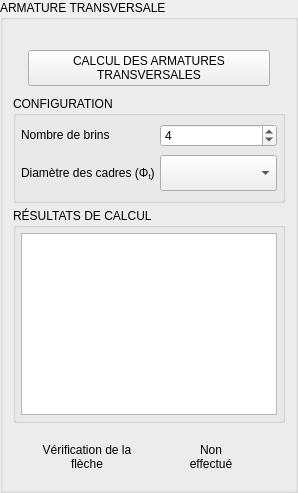
     <widget class="QGroupBox" name="groupBox_3">
      <property name="title">
       <string>ARMATURE TRANSVERSALE</string>
      </property>
      <property name="class" stdset="0">
       <string>Section</string>
      </property>
      <layout class="QVBoxLayout" name="verticalLayout_3" stretch="0,1,2,0">
       <property name="spacing">
        <number>5</number>
       </property>
       <property name="leftMargin">
        <number>10</number>
       </property>
       <property name="topMargin">
        <number>15</number>
       </property>
       <property name="rightMargin">
        <number>10</number>
       </property>
       <property name="bottomMargin">
        <number>10</number>
       </property>
       <item>
        <widget class="QWidget" name="widget_6" native="true">
         <layout class="QGridLayout" name="gridLayout_7">
          <property name="leftMargin">
           <number>15</number>
          </property>
          <property name="topMargin">
           <number>15</number>
          </property>
          <property name="rightMargin">
           <number>15</number>
          </property>
          <property name="bottomMargin">
           <number>5</number>
          </property>
          <property name="horizontalSpacing">
           <number>10</number>
          </property>
          <property name="verticalSpacing">
           <number>5</number>
          </property>
          <item row="0" column="0">
           <widget class="QPushButton" name="b_armTrans">
            <property name="text">
             <string>CALCUL DES ARMATURES
TRANSVERSALES</string>
            </property>
           </widget>
          </item>
         </layout>
        </widget>
       </item>
       <item>
        <widget class="QGroupBox" name="groupBox_9">
         <property name="title">
          <string>CONFIGURATION</string>
         </property>
         <layout class="QGridLayout" name="gridLayout_5">
          <property name="leftMargin">
           <number>5</number>
          </property>
          <property name="topMargin">
           <number>5</number>
          </property>
          <property name="rightMargin">
           <number>5</number>
          </property>
          <property name="bottomMargin">
           <number>5</number>
          </property>
          <property name="spacing">
           <number>5</number>
          </property>
          <item row="1" column="0">
           <widget class="QLabel" name="lbl_phi_t">
            <property name="text">
             <string>&lt;html&gt;&lt;head/&gt;&lt;body&gt;&lt;p&gt;Nombre de brins&lt;/p&gt;&lt;/body&gt;&lt;/html&gt;</string>
            </property>
            <property name="textFormat">
             <enum>Qt::TextFormat::RichText</enum>
            </property>
            <property name="alignment">
             <set>Qt::AlignmentFlag::AlignLeading|Qt::AlignmentFlag::AlignLeft|Qt::AlignmentFlag::AlignVCenter</set>
            </property>
           </widget>
          </item>
          <item row="2" column="0">
           <widget class="QLabel" name="lbl_phi_t_2">
            <property name="text">
             <string>&lt;html&gt;&lt;head/&gt;&lt;body&gt;&lt;p&gt;Diamètre des cadres (Φ&lt;span style=&quot; vertical-align:sub;&quot;&gt;t&lt;/span&gt;)&lt;/p&gt;&lt;/body&gt;&lt;/html&gt;</string>
            </property>
            <property name="textFormat">
             <enum>Qt::TextFormat::RichText</enum>
            </property>
            <property name="alignment">
             <set>Qt::AlignmentFlag::AlignLeading|Qt::AlignmentFlag::AlignLeft|Qt::AlignmentFlag::AlignVCenter</set>
            </property>
           </widget>
          </item>
          <item row="1" column="1">
           <widget class="QSpinBox" name="spin_nb_4">
            <property name="value">
             <number>4</number>
            </property>
           </widget>
          </item>
          <item row="2" column="1">
           <widget class="QComboBox" name="cb_phi_4">
            <property name="minimumSize">
             <size>
              <width>0</width>
              <height>36</height>
             </size>
            </property>
            <property name="currentIndex">
             <number>-1</number>
            </property>
           </widget>
          </item>
         </layout>
        </widget>
       </item>
       <item>
        <widget class="QGroupBox" name="groupBox_10">
         <property name="title">
          <string>RÉSULTATS DE CALCUL</string>
         </property>
         <layout class="QGridLayout" name="gridLayout_9" rowstretch="0">
          <property name="leftMargin">
           <number>5</number>
          </property>
          <property name="topMargin">
           <number>5</number>
          </property>
          <property name="rightMargin">
           <number>5</number>
          </property>
          <property name="bottomMargin">
           <number>5</number>
          </property>
          <property name="spacing">
           <number>5</number>
          </property>
          <item row="0" column="0">
           <widget class="QTextBrowser" name="tb_resultat_2">
            <property name="sizePolicy">
             <sizepolicy hsizetype="Expanding" vsizetype="Expanding">
              <horstretch>0</horstretch>
              <verstretch>0</verstretch>
             </sizepolicy>
            </property>
            <property name="lineWrapMode">
             <enum>QTextEdit::LineWrapMode::WidgetWidth</enum>
            </property>
            <property name="html">
             <string>&lt;!DOCTYPE HTML PUBLIC &quot;-//W3C//DTD HTML 4.0//EN&quot; &quot;http://www.w3.org/TR/REC-html40/strict.dtd&quot;&gt;
&lt;html&gt;&lt;head&gt;&lt;meta name=&quot;qrichtext&quot; content=&quot;1&quot; /&gt;&lt;meta charset=&quot;utf-8&quot; /&gt;&lt;style type=&quot;text/css&quot;&gt;
p, li { white-space: pre-wrap; }
hr { height: 1px; border-width: 0; }
li.unchecked::marker { content: &quot;\2610&quot;; }
li.checked::marker { content: &quot;\2612&quot;; }
&lt;/style&gt;&lt;/head&gt;&lt;body style=&quot; font-family:'Inter','Segoe UI','monospace'; font-size:13px; font-weight:400; font-style:normal;&quot;&gt;
&lt;p style=&quot;-qt-paragraph-type:empty; margin-top:0px; margin-bottom:0px; margin-left:0px; margin-right:0px; -qt-block-indent:0; text-indent:0px; font-family:'Inter','Segoe UI','Arial'; font-size:9pt;&quot;&gt;&lt;br /&gt;&lt;/p&gt;&lt;/body&gt;&lt;/html&gt;</string>
            </property>
           </widget>
          </item>
         </layout>
        </widget>
       </item>
       <item>
        <widget class="QWidget" name="widget_2" native="true">
         <layout class="QGridLayout" name="gridLayout_12">
          <property name="leftMargin">
           <number>15</number>
          </property>
          <property name="topMargin">
           <number>15</number>
          </property>
          <property name="rightMargin">
           <number>15</number>
          </property>
          <item row="0" column="0">
           <widget class="QLabel" name="label_6">
            <property name="sizePolicy">
             <sizepolicy hsizetype="Expanding" vsizetype="Preferred">
              <horstretch>1</horstretch>
              <verstretch>0</verstretch>
             </sizepolicy>
            </property>
            <property name="text">
             <string>Vérification de la flèche</string>
            </property>
            <property name="scaledContents">
             <bool>false</bool>
            </property>
            <property name="alignment">
             <set>Qt::AlignmentFlag::AlignCenter</set>
            </property>
            <property name="wordWrap">
             <bool>true</bool>
            </property>
            <property name="class" stdset="0">
             <string>TitreResultat</string>
            </property>
           </widget>
          </item>
          <item row="0" column="1">
           <widget class="QLabel" name="lbl_f">
            <property name="sizePolicy">
             <sizepolicy hsizetype="Expanding" vsizetype="Preferred">
              <horstretch>1</horstretch>
              <verstretch>0</verstretch>
             </sizepolicy>
            </property>
            <property name="text">
             <string>Non
effectué</string>
            </property>
            <property name="alignment">
             <set>Qt::AlignmentFlag::AlignCenter</set>
            </property>
           </widget>
          </item>
         </layout>
        </widget>
       </item>
      </layout>
     </widget>
